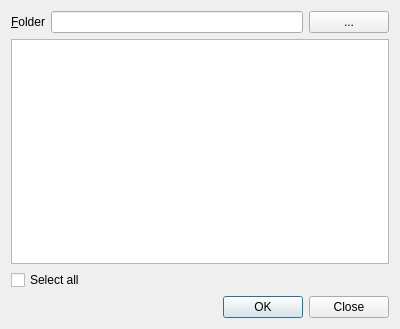
<?xml version="1.0" encoding="UTF-8"?>
<ui version="4.0">
 <class>FixUnicodeFilenames</class>
 <widget class="QDialog" name="FixUnicodeFilenames">
  <property name="geometry">
   <rect>
    <x>0</x>
    <y>0</y>
    <width>400</width>
    <height>329</height>
   </rect>
  </property>
  <property name="acceptDrops">
   <bool>true</bool>
  </property>
  <property name="windowTitle">
   <string>FixUnicodeFilenames</string>
  </property>
  <layout class="QVBoxLayout" name="verticalLayout">
   <item>
    <layout class="QGridLayout" name="gridLayout">
     <item row="1" column="0" colspan="3">
      <widget class="QTreeView" name="dirTreeView">
       <property name="selectionMode">
        <enum>QAbstractItemView::MultiSelection</enum>
       </property>
      </widget>
     </item>
     <item row="0" column="2">
      <widget class="QPushButton" name="browseButton">
       <property name="text">
        <string>...</string>
       </property>
      </widget>
     </item>
     <item row="0" column="1">
      <widget class="QLineEdit" name="folderLineEdit"/>
     </item>
     <item row="0" column="0">
      <widget class="QLabel" name="folderLabel">
       <property name="text">
        <string>&amp;Folder</string>
       </property>
       <property name="buddy">
        <cstring>folderLineEdit</cstring>
       </property>
      </widget>
     </item>
     <item row="2" column="0" colspan="3">
      <widget class="QCheckBox" name="checkSelectAll">
       <property name="text">
        <string>Select all</string>
       </property>
      </widget>
     </item>
    </layout>
   </item>
   <item>
    <widget class="QDialogButtonBox" name="buttonBox">
     <property name="standardButtons">
      <set>QDialogButtonBox::Close|QDialogButtonBox::Ok</set>
     </property>
    </widget>
   </item>
  </layout>
 </widget>
 <layoutdefault spacing="6" margin="11"/>
 <resources/>
 <connections>
  <connection>
   <sender>buttonBox</sender>
   <signal>rejected()</signal>
   <receiver>FixUnicodeFilenames</receiver>
   <slot>reject()</slot>
   <hints>
    <hint type="sourcelabel">
     <x>353</x>
     <y>310</y>
    </hint>
    <hint type="destinationlabel">
     <x>394</x>
     <y>283</y>
    </hint>
   </hints>
  </connection>
  <connection>
   <sender>buttonBox</sender>
   <signal>accepted()</signal>
   <receiver>FixUnicodeFilenames</receiver>
   <slot>accept()</slot>
   <hints>
    <hint type="sourcelabel">
     <x>263</x>
     <y>306</y>
    </hint>
    <hint type="destinationlabel">
     <x>345</x>
     <y>290</y>
    </hint>
   </hints>
  </connection>
 </connections>
</ui>
